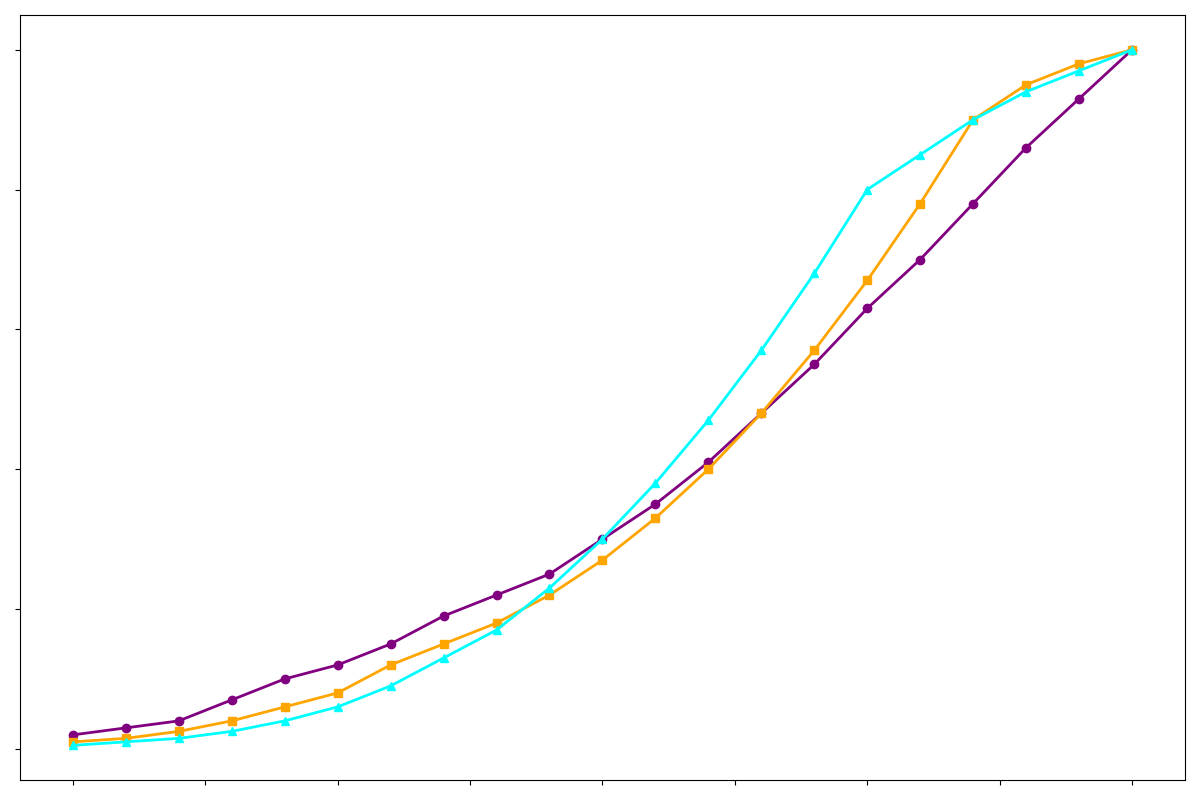

Python code for this plot:
import matplotlib.pyplot as plt
import numpy as np

# Data
years = np.arange(2000, 2021)
country_a_adoption = np.array([2, 3, 4, 7, 10, 12, 15, 19, 22, 25, 30, 35, 41, 48, 55, 63, 70, 78, 86, 93, 100])
country_b_adoption = np.array([1, 1.5, 2.5, 4, 6, 8, 12, 15, 18, 22, 27, 33, 40, 48, 57, 67, 78, 90, 95, 98, 100])
country_c_adoption = np.array([0.5, 1, 1.5, 2.5, 4, 6, 9, 13, 17, 23, 30, 38, 47, 57, 68, 80, 85, 90, 94, 97, 100])

# Plotting setup
plt.figure(figsize=(12, 8))

# Plot data with new colors
plt.plot(years, country_a_adoption, color='purple', marker='o', linewidth=2, markersize=6)  # changed from 'blue' to 'purple'
plt.plot(years, country_b_adoption, color='orange', marker='s', linewidth=2, markersize=6)  # changed from 'green' to 'orange'
plt.plot(years, country_c_adoption, color='cyan', marker='^', linewidth=2, markersize=6)    # changed from 'red' to 'cyan'

# Hide axis
plt.gca().set_xticklabels([])
plt.gca().set_yticklabels([])

# Automatically adjust layout to prevent overlap
plt.tight_layout()

# Show final plot
plt.show()
